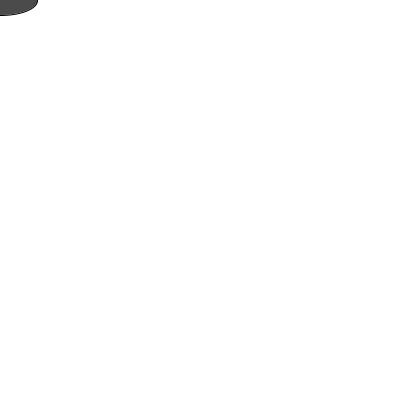
Frame 1 (no input)
Frame 60 (the mouse pressed at the canvas centre just before this capture): identical to frame 1, image omitted
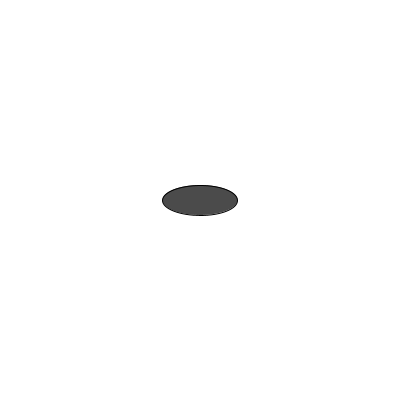
Frame 120 (the mouse held since frame 60 and released just before this capture)

The Processing sketch that drew these frames (run headless with seeded random() and noise(); from frame 60 on, the mouse is pressed at the canvas centre):

// Processing sketch: ejemploDeCatcher_10_01
// ── ejemploDeCatcher_10_01.pde
Catcher catcher;
void setup() {
size(400,400);
catcher = new Catcher(15);
smooth();
}
void draw() {
background(255);
catcher.setLocation(mouseX,mouseY);
catcher.display();
}

// ── Catcher.pde
class Catcher {
float r;
// radius
float x,y;
// location
Catcher(float tempR) {
r = tempR;
x = 0;
y = 0;
}
void setLocation(float tempX, float tempY) {
x = tempX;
y = tempY;
}
void display() {
stroke(0);
fill(75);
ellipse(x,y,r*5,r*2);
}
}
